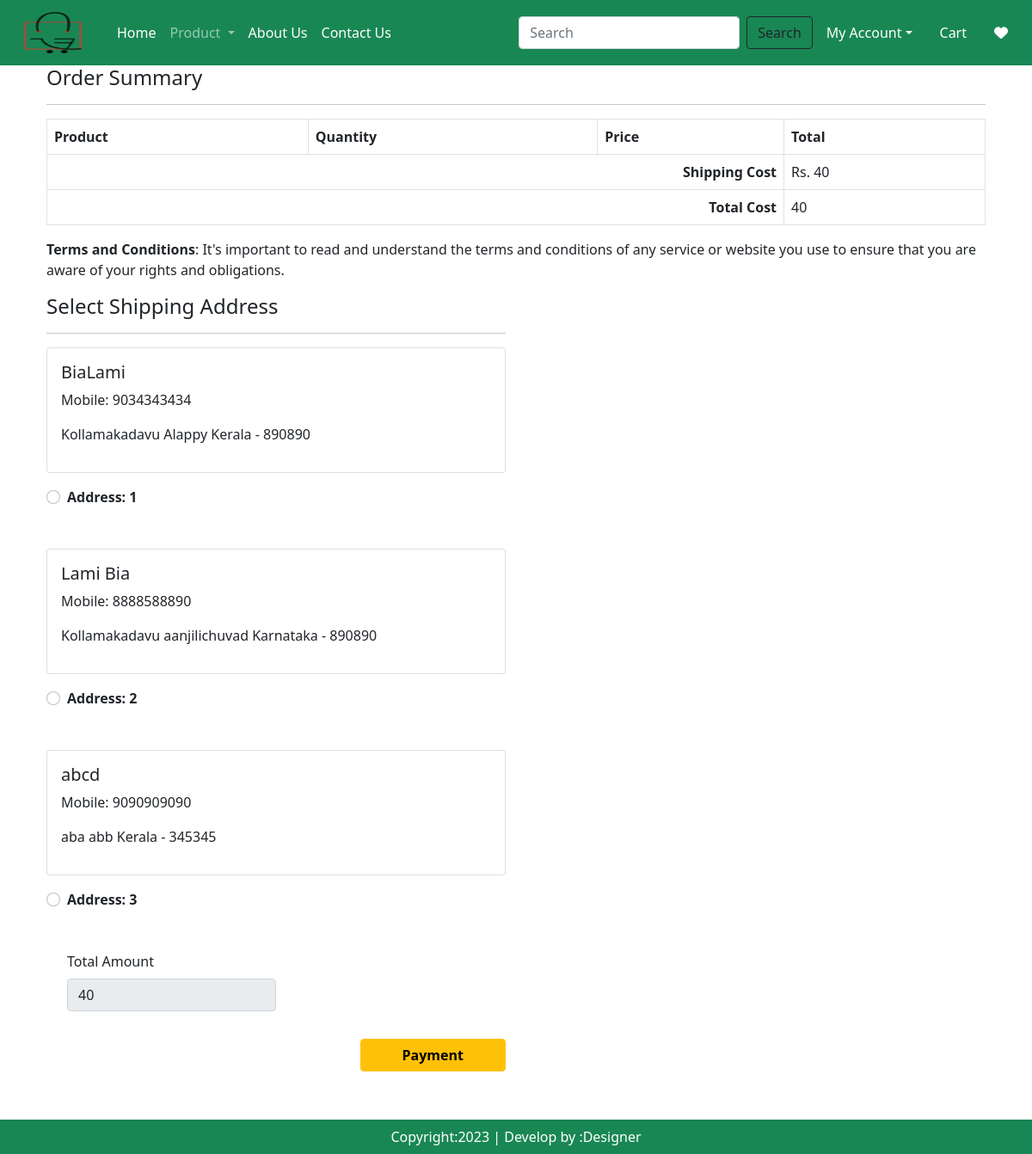
/checkout/ (signed in), run on the app's committed database.
### Store/models.py (models this page shows, shortened)
class Customer(models.Model):
	user = models.ForeignKey(User, on_delete=models.CASCADE)
	name=models.CharField(max_length=200)
	locality=models.CharField(max_length=200)
	city=models.CharField(max_length=50)
	mobile=models.IntegerField(default=0)
	zipcode=models.IntegerField()
	state=models.CharField(choices=STATE_CHOICES,max_length=100)

### Store/views.py (the view, shortened to what this page needs)
# urls.py: path('checkout/',views.CheckoutView.as_view(),name='checkout'),
class CheckoutView(View):
    def get(self, request):
        totalitem=0
        if request.user.is_authenticated:
            totalitem=len(Cart.objects.filter(user=request.user))
        user = request.user
        add = Customer.objects.filter(user=user)
        cart_items = Cart.objects.filter(user=user)
        famount = 0
        for p in cart_items:
            value = p.quantity * p.product.discounted_price
            famount += value
        totalamount = famount + 40
        razoramount = int(totalamount * 100)
        client = Client(auth=(settings.RAZOR_KEY_ID, settings.RAZOR_KEY_SECRET))
        data = {
            "amount": razoramount,
            "currency": "INR",
            "receipt": "order_rcptid_12"
        }
        payment_response = client.order.create(data=data)
        print(payment_response)
        order_id = payment_response['id']
        order_status = payment_response['status']
        return render(request, "checkout.html", locals())

### Store/templates/checkout.html (shortened to what this page needs)
{% extends 'base.html' %}
{% load static %}
{% block main-content %}
<div class="container">
    <div class="container">
        <div class="row">
            <div class="col-sm-12">
                <h4>Order Summary</h4>
                <hr>
                <table class="table table-bordered">
                    <thead>
                        <tr>
                            <th>Product</th>
                            <th>Quantity</th>
                            <th>Price</th>
                            <th>Total</th>
                        </tr>
                    </thead>
                    <tfoot>
                        <tr>
                            <th colspan="3" class="text-end">Shipping Cost</th>
                            <td>Rs. 40</td>
                        </tr>
                        <tr>
                            <th colspan="3" class="text-end">Total Cost</th>
                            <td>{{ totalamount }}</td>
                        </tr>
                    </tfoot>
                </table>
                <p><b>Terms and Conditions</b>: It's important to read and understand the terms and conditions of any service or website you use to ensure that you are aware of your rights and obligations.</p>
            </div>
        </div>
<div class="row">
    <div class="col-sm-6">
        <h4>Select Shipping Address</h4>
        <hr>
        <form method="post" id="myform">
            {% for ad in add %}
            <div class="card mb-3">
                <div class="card-body">
                    <h5>{{ ad.name }}</h5>
                    <p>Mobile: {{ ad.mobile }}</p>
                    <p>{{ ad.locality }} {{ ad.city }} {{ ad.state }} - {{ ad.zipcode }}</p>
                </div>
            </div>
            <div class="form-check mt-2 mb-5">
                <input type="radio" class="form-check-input" name="cust_id" id="cust_add{{ forloop.counter }}" value="{{ ad.id }}">
                <label class="form-check-label fw-bold" for="cust_add{{ forloop.counter }}">
                    Address: {{ forloop.counter }}
                </label>
            </div>
            {% endfor %}
        <div class="form-check mb-3 col-sm-6">
            <label for="total_amount" class="form-label">Total Amount</label>
            <input type="number" class="form-control" name="tot_amount" value="{{ totalamount }}" readonly>
        </div>
            <div class="text-end">
                <button id="rzp-button1" type="submit" class="btn btn-warning mt-3 px-5 fw-bold">Payment</button>
      </div>
        </form>
    </div>
</div>
</div>
{% endblock main-content %}

### data on the page
Customer: name "BiaLami", mobile "9034343434", locality "Kollamakadavu", city "Alappy", state "Kerala", zipcode "890890"
Customer: name "Lami Bia", mobile "8888588890", locality "Kollamakadavu", city "aanjilichuvad", state "Karnataka", zipcode "890890"
Customer: name "abcd", mobile "9090909090", locality "aba", city "abb", state "Kerala", zipcode "345345"

### other printed values
{{ totalamount }} "40"
